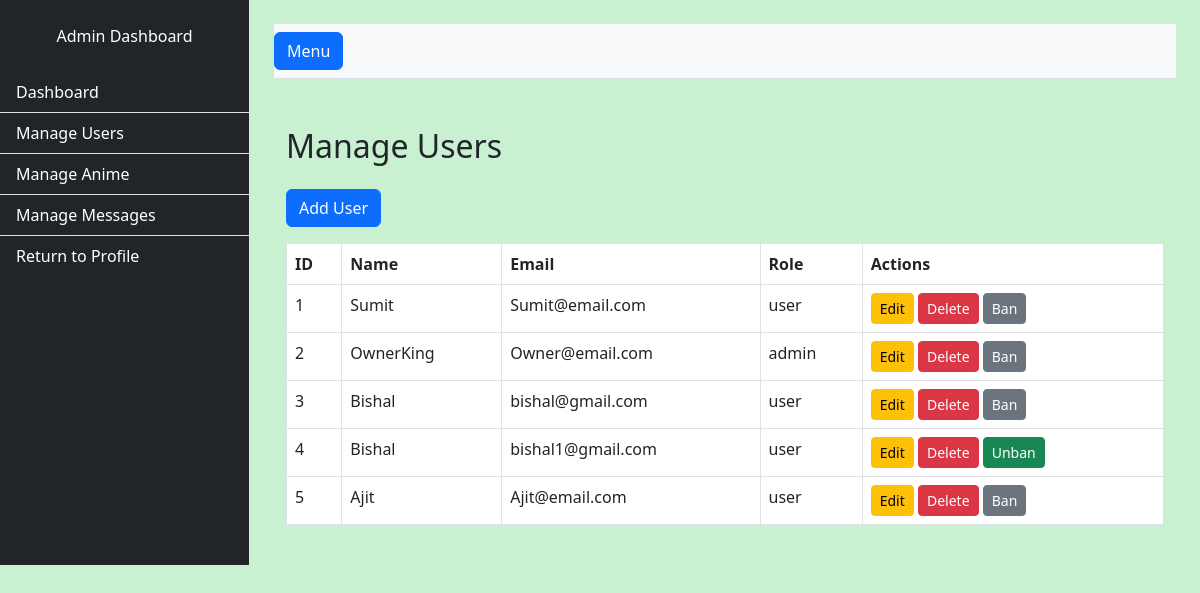
The app's page /manageuser.php (signed in) with its own data.
### tables this page shows
CREATE TABLE `users` (
  `id` int(11) NOT NULL,
  `username` varchar(50) NOT NULL,
  `email` varchar(100) NOT NULL,
  `password` varchar(255) NOT NULL,
  `role` enum('user','admin','owner') NOT NULL,
  `created_at` timestamp NOT NULL DEFAULT current_timestamp(),
  `profile_picture` varchar(255) DEFAULT NULL,
  `banned` tinyint(1) DEFAULT 0
);

### manageuser.php (the view, shortened to what this page needs)
<?php
include("db_connection.php");
$sql = "SELECT * FROM users";
$result = mysqli_query($conn, $sql);
?>
<!DOCTYPE html>
<html lang="en">
<head>
  <link rel="stylesheet" href="https://cdn.jsdelivr.net/npm/bootstrap@5.3.0/dist/css/bootstrap.min.css" />
</head>
<body>
  <div class="d-flex" id="wrapper">
    <div class="bg-dark border-end" id="sidebar-wrapper">
      <div class="sidebar-heading text-white text-center py-4">Admin Dashboard</div>
      <div class="list-group list-group-flush">
        <a href="dashboard.php" class="list-group-item list-group-item-action text-white bg-dark">Dashboard</a>
        <a href="manageuser.php" class="list-group-item list-group-item-action text-white bg-dark">Manage Users</a>
        <a href="manageanime.php" class="list-group-item list-group-item-action text-white bg-dark">Manage Anime</a>
        <a href="managemessage.php" class="list-group-item list-group-item-action text-white bg-dark">Manage Messages</a>
        <a href="profile.php" class="list-group-item list-group-item-action text-white bg-dark">Return to Profile</a>
      </div>
    </div>
    <div id="page-content-wrapper" class="w-100 p-4">
      <nav class="navbar navbar-expand-lg navbar-light bg-light border-bottom">
        <button class="btn btn-primary" id="menu-toggle">Menu</button>
      </nav>
      <div class="container mt-5">
        <h2 class="mb-4">Manage Users</h2>
        <button class="btn btn-primary mb-3" data-bs-toggle="modal" data-bs-target="#addUserModal">Add User</button>
        <table class="table table-bordered">
          <thead>
            <tr>
              <th>ID</th>
              <th>Name</th>
              <th>Email</th>
              <th>Role</th>
              <th>Actions</th>
            </tr>
          </thead>
          <tbody>
            <?php while ($user = mysqli_fetch_assoc($result)): ?>
              <tr>
                <td><?php echo $user['id']; ?></td>
                <td><?php echo $user['username']; ?></td>
                <td><?php echo $user['email']; ?></td>
                <td><?php echo $user['role']; ?></td>
                <td>
                  <button class="btn btn-warning btn-sm edit" data-bs-toggle="modal" data-bs-target="#editUserModal" data-id="<?php echo $user['id']; ?>" data-name="<?php echo $user['username']; ?>" data-email="<?php echo $user['email']; ?>" data-role="<?php echo $user['role']; ?>">Edit</button>
                  <a href="?delete_id=<?php echo $user['id']; ?>" class="btn btn-danger btn-sm delete">Delete</a>
                  <?php if ($user['banned']): ?>
                    <a href="?unban_id=<?php echo $user['id']; ?>" class="btn btn-success btn-sm unban">Unban</a>
                  <?php else: ?>
                    <a href="?ban_id=<?php echo $user['id']; ?>" class="btn btn-secondary btn-sm ban">Ban</a>
                  <?php endif; ?>
                </td>
              </tr>
            <?php endwhile; ?>
          </tbody>
        </table>
      </div>
    </div>
  </div>
</body>
</html>

### manageuser.php (style rules this page uses)
body { background-color: rgb(200, 240, 209); }
#wrapper { display: flex; }
#sidebar-wrapper { min-width: 250px; max-width: 250px; background-color: #343a40; color: #fff; }
#page-content-wrapper { flex-grow: 1; }

### records on screen
users: id "1", username "Sumit", email "Sumit@email.com", role "user"
users: id "2", username "OwnerKing", email "Owner@email.com", role "admin"
users: id "3", username "Bishal", email "bishal@gmail.com", role "user"
users: id "4", username "Bishal", email "bishal1@gmail.com", role "user"
users: id "5", username "Ajit", email "Ajit@email.com", role "user"
